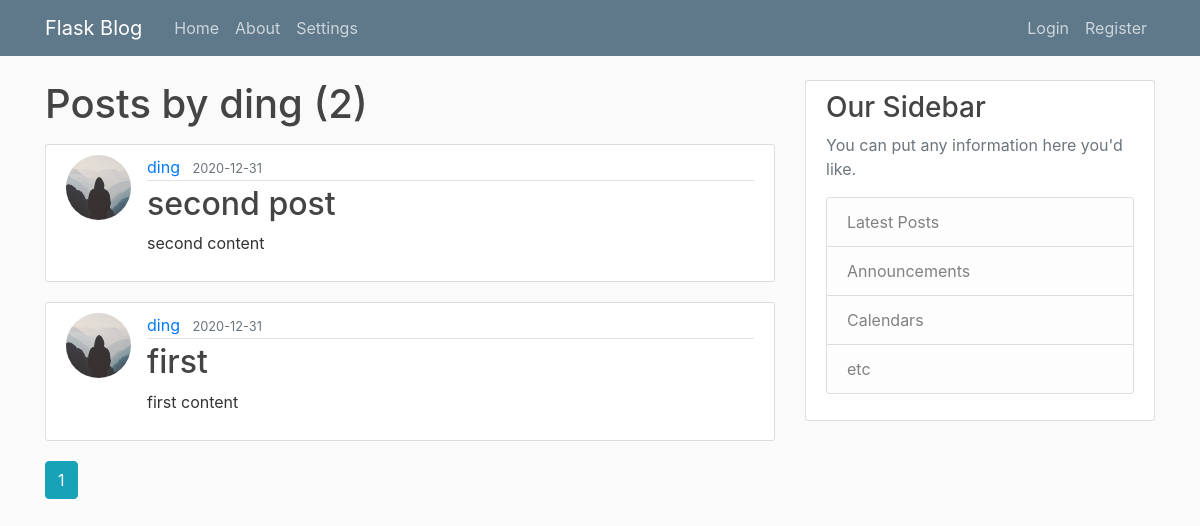
The page /user/ding on the database its author committed.
### flaskblog/models.py (models this page shows, shortened)
class User(db.Model, UserMixin):
    id = db.Column(db.Integer, primary_key=True)
    username = db.Column(db.String(20), unique=True, nullable=False)
    email = db.Column(db.String(120), unique=True, nullable=False)
    image_file = db.Column(db.String(20), nullable=False, default='default.jpg')
    password = db.Column(db.String(60), nullable=False)
    posts = db.relationship('Post', backref='author', lazy=True)

class Post(db.Model):
    id = db.Column(db.Integer, primary_key=True)
    title = db.Column(db.String(100), nullable=False)
    date_posted = db.Column(db.DateTime, nullable=False, default=datetime.utcnow)
    content = db.Column(db.Text, nullable=False)
    user_id = db.Column(db.Integer, db.ForeignKey('user.id'), nullable=False)
    likes = db.Column(db.Integer, default = 0)

### flaskblog/users/routes.py (the view)
@users.route("/user/<string:username>")
def user_posts(username):
    page = request.args.get('page', 1, type=int)
    user = User.query.filter_by(username=username).first_or_404()
    posts = Post.query.filter_by(author=user)\
        .order_by(Post.date_posted.desc())\
        .paginate(page=page, per_page=5)
    return render_template('user_posts.html', posts=posts, user=user)

### flaskblog/templates/user_posts.html
{% extends "layout.html" %}
{% block content %}
    <h1 class="mb-3">Posts by {{ user.username }} ({{ posts.total }})</h1>
    {% for post in posts.items %}
        <article class="media content-section">
          <img class="rounded-circle article-img" src="{{ url_for('static', filename='profile_pics/' + post.author.image_file) }}">
          <div class="media-body">
            <div class="article-metadata">
              <a class="mr-2" href="{{ url_for('users.user_posts', username=post.author.username) }}">{{ post.author.username }}</a>
              <small class="text-muted">{{ post.date_posted.strftime('%Y-%m-%d') }}</small>
            </div>
            <h2><a class="article-title" href="{{ url_for('posts.post', post_id=post.id) }}">{{ post.title }}</a></h2>
            <p class="article-content">{{ post.content }}</p>
          </div>
        </article>
    {% endfor %}
    {% for page_num in posts.iter_pages(left_edge=1, right_edge=1, left_current=1, right_current=2) %}
      {% if page_num %}
        {% if posts.page == page_num %}
          <a class="btn btn-info mb-4" href="{{ url_for('users.user_posts', username=user.username, page=page_num) }}">{{ page_num }}</a>
        {% else %}
          <a class="btn btn-outline-info mb-4" href="{{ url_for('users.user_posts', username=user.username, page=page_num) }}">{{ page_num }}</a>
        {% endif %}
      {% else %}
        ...
      {% endif %}
    {% endfor %}
{% endblock content %}

### flaskblog/static/main.css (style rules this page uses)
body { background: #fafafa; color: #333333; margin-top: 5rem; }
h1, h2, h3, h4, h5, h6 { color: #444444; }
.content-section { background: #ffffff; padding: 10px 20px; border: 1px solid #dddddd; border-radius: 3px; margin-bottom: 20px; }
.article-title { color: #444444; }
.article-content { white-space: pre-line; }
.article-img { height: 65px; width: 65px; margin-right: 16px; }
.article-metadata { padding-bottom: 1px; margin-bottom: 4px; border-bottom: 1px solid #e3e3e3 }

### rows shown on the page
User: username "ding"
Post: image_file (placeholder picture), author.username "ding", date_posted "2020-12-31", title "second post", content "second content"
Post: image_file (placeholder picture), author.username "ding", date_posted "2020-12-31", title "first", content "first content"

### other values the page prints
{{ posts.total }} "2"
{{ page_num }} "1"
